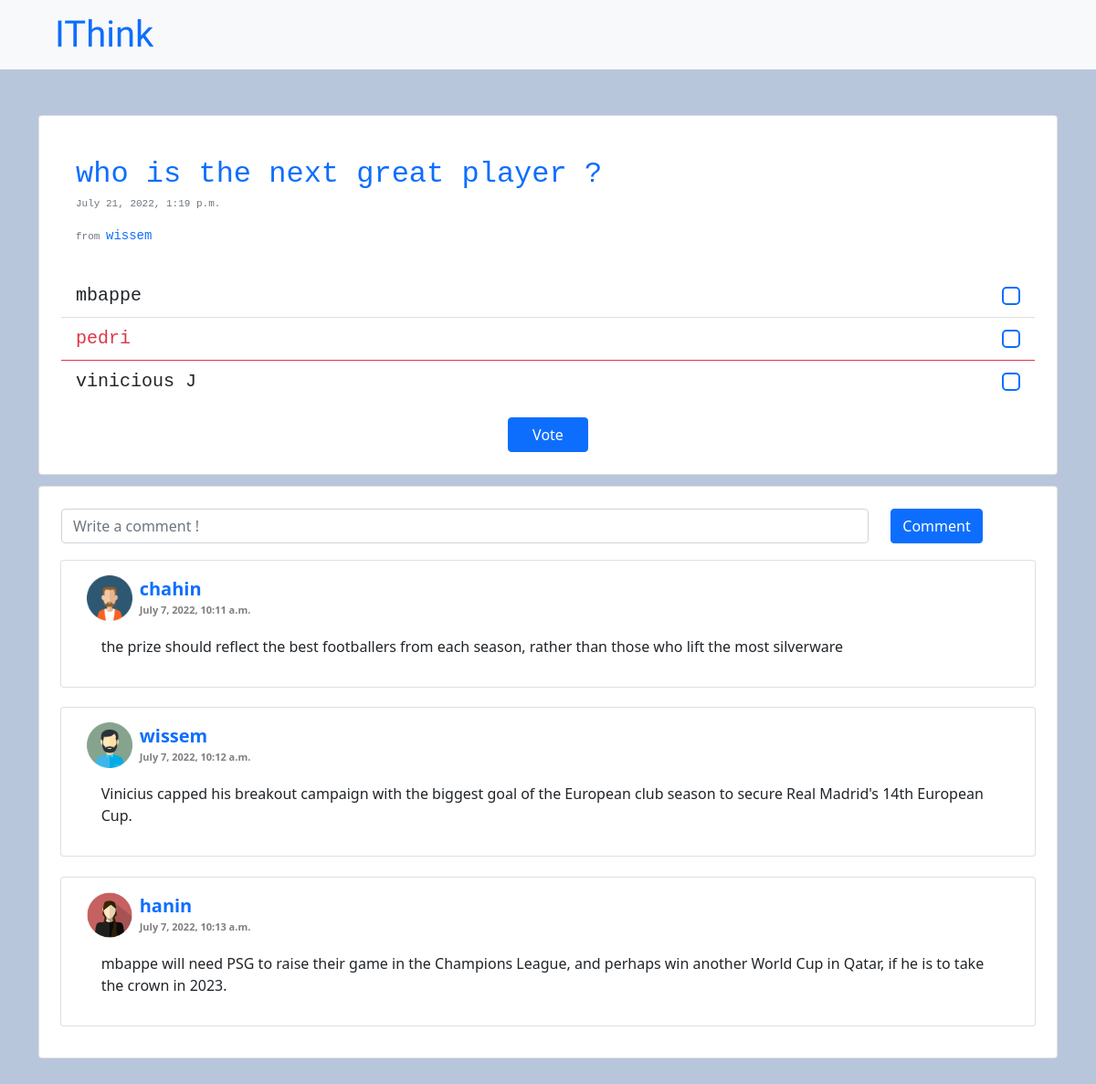
Page /poll/186 on the committed database.
### polls/models.py (models this page shows, shortened)
class poll(models.Model):
    genres = (
        ('p', 'politics'),
        ('s', 'sports'),
        ('g', 'gaming'),
        ('h', 'health'),
        ('m', 'music'),
    )
    status = (
        ('approved', 'approved'),
        ('disapproved', 'disapproved')
    )
    creator = models.CharField(max_length=30)
    status = models.CharField(
        max_length=11, choices=status, default="disapproved")
    question = models.CharField(max_length=200)
    genre = models.CharField(max_length=10, choices=genres, default="")
    answer1 = models.CharField(max_length=200, blank=True, null=True)
    count1 = models.IntegerField(default=0)
    answer2 = models.CharField(max_length=200, blank=True, null=True)
    count2 = models.IntegerField(default=0)
    answer3 = models.CharField(max_length=200, blank=True, null=True)
    count3 = models.IntegerField(default=0)
    answer4 = models.CharField(max_length=200, blank=True, null=True)
    count4 = models.IntegerField(default=0)
    answer5 = models.CharField(max_length=200, blank=True, null=True)
    count5 = models.IntegerField(default=0)
    answer6 = models.CharField(max_length=200, blank=True, null=True)
    count6 = models.IntegerField(default=0)
    created_time = models.DateTimeField(default=timezone.now)
    with open("Ithink2/databaseSheet.json", "r") as sheet:
        data = json.load(sheet)

class poll_comment(models.Model):
    user = models.ForeignKey(
        user, on_delete=models.CASCADE, related_name="comments_polls")
    poll = models.ForeignKey(poll, on_delete=models.CASCADE)
    comment_str = models.CharField(max_length=300, default="empty")
    date = models.DateTimeField(default=timezone.now)
    edited = models.BooleanField(default=False)
    class Meta:
        managed = True

class user(models.Model):
    genders = (
        ('m', 'male'),
        ('f', 'female'),
    )
    profile_picture_numbers = (
        ("['1']", '1'),
        ("['2']", '2'),
        ("['3']", '3'),
        ("['4']", '4'),
        ("['5']", '5'),
        ("['6']", '6'),
    )
    user = models.OneToOneField(User, on_delete=models.CASCADE, unique=True)
    username = models.CharField(max_length=30)
    gender = models.CharField(max_length=6, choices=genders)
    started_date = models.DateTimeField(default=timezone.now)
    email = models.EmailField(max_length=255, unique=True)
    profile_picture_number = models.CharField(
        max_length=10, choices=profile_picture_numbers)
    cover_picture_number = models.CharField(
        max_length=10, default=3)
    USERNAME_FIELD = "email"
    def __str__(self):
        return self.username

### polls/views.py (the view, shortened to what this page needs)
# urls.py: path('poll/<int:pk>', vote, name="poll_vote"),
def vote(request, pk):
    polll = poll.objects.get(id=pk)
    context = {
        'polls': polll
    }
    comments = poll_comment.objects.filter(
        poll=poll.objects.get(id=pk))
    if len(comments) > 3:
        context["comments"] = comments[:3]
        context["show_more"] = True
    else:
        context["comments"] = comments
        context["show_more"] = False
    voted_polls = voted.objects.filter(poll=187)
    choices = {
        "1": 0,
        "2": 1,
        "3": 0,
        "4": 0,
        "5": 0,
        "6": 0,
    }
    for i in voted_polls:
        choices[str(i.choice)] += 1
    context["max_choice"] = int(max(choices, key=choices.get))
    return render(request, 'polls/pollVote.html', context)

### templates/polls/pollVote.html (shortened to what this page needs)
<!DOCTYPE html>
<html lang="en">
  <head>
    <link
      href="https://cdn.jsdelivr.net/npm/bootstrap@5.1.3/dist/css/bootstrap.min.css"
      rel="stylesheet"
    />
    {% extends "main.html" %}
    {% load static %}
    {% block content %}
      <div class="container">
        <div class="card p-4">
          <div class="font-monospace p-3 fs-2 text-primary" style="background-color:white">
            <div class="" >
              {{polls.question}}
            </div>
            <form method="POST">
            <p class="text-secondary" style="font-size: 11px;">
              {{ polls.created_time }}
            </p>
            <p class="text-secondary" style="font-size: 11px;">
              from  <a href="{% url "profile" polls.creator  %}" class="text-decoration-none" style="font-size: 14px;" >{{ polls.creator }}</a>
            </p>
            </form>
        </div>
          <form method="POST">
            <ul class="list-group list-group-flush fs-5">
              {% if polls.answer1 != None %}
                {% if max_choice == 1 %}
              <div class="list-group-item font-monospace d-flex flex-row border-danger">
                <div class="text-danger" style="width:80%;">
                {% else %}
              <div class="list-group-item font-monospace d-flex flex-row">
                <div style="width:80%;">
                {% endif %}
                  {{ polls.answer1 }}
                </div>
                <div style="width:20%">
                  <input class="form-check-input float-end border-2 border-primary" type="checkbox" name="answer" value="answer1" >
                </div>
              </div>
              {% endif %}
              {% if polls.answer2 != None %}
              {% if max_choice == 2 %}
              <div class="list-group-item font-monospace d-flex flex-row border-danger">
                <div class="text-danger" style="width:80%;">
                {% else %}
              <div class="list-group-item font-monospace d-flex flex-row">
                <div style="width:80%;">
                {% endif %}
                  {{ polls.answer2 }}
                </div>
                <div style="width:20%">
                  <input class="form-check-input float-end border-2 border-primary" type="checkbox" name="answer" value="answer2" >
                </div>
              </div>
              {% endif %}
              {% if polls.answer3 != None %}
              {% if max_choice == 3 %}
              <div class="list-group-item font-monospace d-flex flex-row border-danger">
                <div class="text-danger" style="width:80%;">
                {% else %}
              <div class="list-group-item font-monospace d-flex flex-row">
                <div style="width:80%;">
                {% endif %}
                  {{ polls.answer3 }}
                </div>
                <div style="width:20%">
                  <input class="form-check-input float-end border-2 border-primary" type="checkbox" name="answer" value="answer3" >
                </div>
              </div>
              {% endif %}
            </ul>
            <div class="d-grid col-1 mx-auto">
              <button type="submit" class="btn btn-primary mt-3" name="vote" >Vote</button>
            </div>
          </form>
        </div>
      </div>
      <div class="container" style="margin-top:1%" >
        <div class="card p-4">
          <form method="POST">
            <div class="row mb-2">
              <div class="col-10">
                <input type="text" class="form-control" placeholder="Write a comment !" name="comment" rows="1" ></input>
              </div>
              <div class="col" style="">
                <button type="submit" class="btn btn-primary" name="comment" >Comment</button>
              </div>
            </div>
          </form>
          {% for comment in comments %}
            <div class="row" style="padding:1%">
              <div class="card">
                <div class="card-body">
                  <div class="d-flex justify-content-between">
                    <div class="d-flex flex-row align-items-center">
                      {% if comment.user.profile_picture_number == "['1']" %}
                        <img src="{% static 'images\avatars\men_avatar_1.png' %}" alt="avatar" width="50" height="50" />
                      {% elif comment.user.profile_picture_number == "['2']" %}
                        <img src="{% static 'images\avatars\men_avatar_2.png' %}" alt="avatar" width="50" height="50" />
                      {% elif comment.user.profile_picture_number == "['3']" %}
                        <img src="{% static 'images\avatars\men_avatar_3.png' %}" alt="avatar" width="50" height="50" />
                      {% elif comment.user.profile_picture_number == "['4']" %}
                        <img src="{% static 'images\avatars\women_avatar_1.png' %}" alt="avatar" width="50" height="50" />
                      {% elif comment.user.profile_picture_number == "['5']" %}
                        <img src="{% static 'images\avatars\women_avatar_2.png' %}" alt="avatar" width="50" height="50" />
                      {% elif comment.user.profile_picture_number == "['6']" %}
                        <img src="{% static 'images\avatars\women_avatar_3.png' %}" alt="avatar" width="50" height="50" />
                      {% endif %}
                      <a href="{% url "profile" comment.user %}"class="small mb-0 ms-2 text-primary fw-bold fs-5 lh-1 text-decoration-none">{{comment.user}} <br> <span style="font-size:11px;color:gray;">{{ comment.date }}</span></a>
                    </div>
                  </div>
                  <p class="mt-3 ms-3">{{ comment.comment_str }}</p>
                </div>
              </div>
            </div>
            {% endfor %}
          </div>
        </div>
      <div class="" style="height:50px">
      </div>
      {% endblock content %}

### static/css/styles.css (style rules this page uses)
body { background-color: #b8c6db; }
.container { margin-top: 50px; box-shadow: 0 0 10px 12px rbga(100, 100, 100, 0.1); border-radius: 10px; }

### rows in the picture
poll: question "who is the next great player ?", created_time "July 21, 2022, 1:19 p.m.", creator "wissem", answer1 "mbappe", answer2 "pedri", answer3 "vinicious J"
poll_comment: user "chahin", date "July 7, 2022, 10:11 a.m.", comment_str "the prize should reflect the best footballers from each season, rather than those who lift the most silverware"
poll_comment: user "wissem", date "July 7, 2022, 10:12 a.m.", comment_str "Vinicius capped his breakout campaign with the biggest goal of the European club season to secure Real Madrid's 14th European Cup."
poll_comment: user "hanin", date "July 7, 2022, 10:13 a.m.", comment_str "mbappe will need PSG to raise their game in the Champions League, and perhaps win another World Cup in Qatar, if he is to take the crown in 2023."
